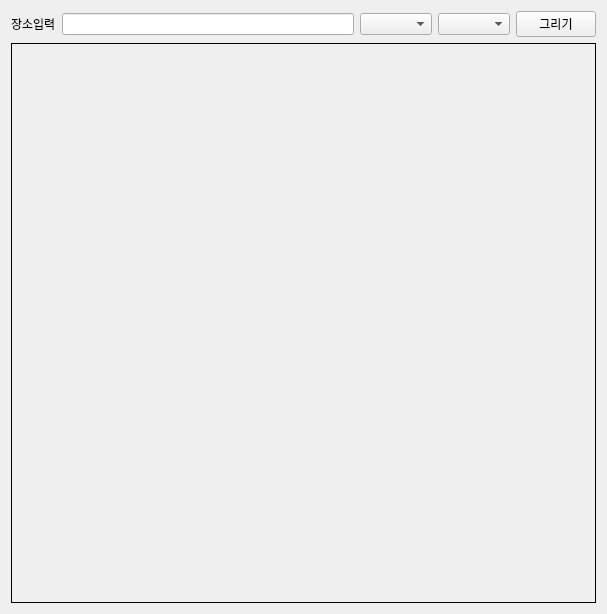
<?xml version="1.0" encoding="UTF-8"?>
<ui version="4.0">
 <class>Form</class>
 <widget class="QWidget" name="Form">
  <property name="geometry">
   <rect>
    <x>0</x>
    <y>0</y>
    <width>607</width>
    <height>614</height>
   </rect>
  </property>
  <property name="windowTitle">
   <string>Form</string>
  </property>
  <layout class="QVBoxLayout" name="verticalLayout" stretch="1,11">
   <item>
    <layout class="QHBoxLayout" name="horizontalLayout">
     <item>
      <widget class="QLabel" name="label">
       <property name="text">
        <string>장소입력</string>
       </property>
      </widget>
     </item>
     <item>
      <widget class="QLineEdit" name="le"/>
     </item>
     <item>
      <widget class="QComboBox" name="map"/>
     </item>
     <item>
      <widget class="QComboBox" name="cmb"/>
     </item>
     <item>
      <widget class="QPushButton" name="btn">
       <property name="text">
        <string>그리기</string>
       </property>
      </widget>
     </item>
    </layout>
   </item>
   <item>
    <widget class="QLabel" name="pic">
     <property name="frameShape">
      <enum>QFrame::Panel</enum>
     </property>
     <property name="text">
      <string/>
     </property>
    </widget>
   </item>
  </layout>
 </widget>
 <resources/>
 <connections/>
</ui>
